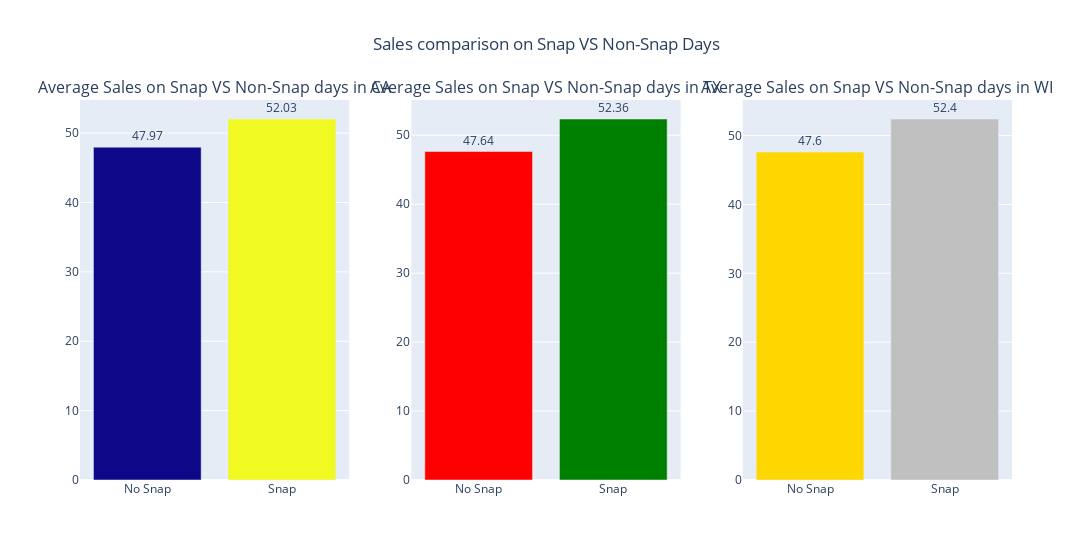

The code cell stored with this chart in its notebook:
### Markdown cell above
Observation:

When there were 2 events on a day the sales happened are little high than days when there were no events.
But on the contrary, when there were 1 event, the sales happened were little less than days when there were no events.

### Code cell
# https://stackoverflow.com/a/28238656

# We are picking only the snap features from the cal csv and d for merging with sales csv
#d = cal[['snap_CA','snap_TX','snap_WI','d']]
temp = sales[['snap_CA','snap_TX','snap_WI','total_sales']]
#temp.set_index('d', inplace=True)

# We are then replacing 0s and 1s with No snap and Snap on all the 3 snap columns.
temp['snap_CA'] = temp['snap_CA'].apply(lambda x: "No Snap" if x==0 else "Snap")
temp['snap_TX'] = temp['snap_TX'].apply(lambda x: "No Snap" if x==0 else "Snap")
temp['snap_WI'] = temp['snap_WI'].apply(lambda x: "No Snap" if x==0 else "Snap")

# We are then creating a subplot with 1 row and 3 columns, and giving a title for each subplot.
fig = make_subplots(rows=1, cols=3, subplot_titles=('Average Sales on Snap VS Non-Snap days in CA', \
                                                    'Average Sales on Snap VS Non-Snap days in TX', \
                                                    'Average Sales on Snap VS Non-Snap days in WI'))

"""We are then grouping with snap feature for every state and taking it's mean to give avg. sale of every product for snap and no snap days, 
hence taking mean again to get the avg. sales on total during the snap and non-snap days. Then from the mean value we are computing it's percent of sales.
Then we are creating a bar plot and adding it to the fig for all the states."""

temp1 = temp.groupby('snap_CA').mean().mean(axis=1).sort_values()
y = [np.round(i/temp1.sum()*100, 2) for i in temp1.values]

# We are passing name parameter with empty string to remove hover which says the trance number.
fig.add_trace(go.Bar(x=temp1.index, y=y, text=y, name = "", marker=dict(color=[1,2])))

temp1 = temp.groupby('snap_TX').mean().mean(axis=1).sort_values()
y = [np.round(i/temp1.sum()*100, 2) for i in temp1.values]

fig.add_trace(go.Bar(x=temp1.index, y=y, text=y,name = "", marker=dict(color=['red', 'green'])), 1,2)

temp1 = temp.groupby('snap_WI').mean().mean(axis=1).sort_values()
y = [np.round(i/temp1.sum()*100, 2) for i in temp1.values]

fig.add_trace(go.Bar(x=temp1.index, y=y, text=y, name = "", marker=dict(color=['gold','silver'])),1,3)

fig.update_traces(hovertemplate='Total Sales: %{y}',textposition='outside')
fig.update_layout(showlegend=False, title_text="Sales comparison on Snap VS Non-Snap Days", title_x=0.5, width =1300)

### Figure 1 — Plotly figure (JSON) as saved in the notebook; plotly's stock layout.template omitted (floating-point values rounded to 4 significant figures)
{"data": [{"hovertemplate": "Total Sales: %{y}", "marker": {"color": [1, 2]}, "name": "", "text": ["47.97", "52.03"], "textposition": "outside", "type": "bar", "x": ["No Snap", "Snap"], "y": [47.97, 52.03]}, {"hovertemplate": "Total Sales: %{y}", "marker": {"color": ["red", "green"]}, "name": "", "text": ["47.64", "52.36"], "textposition": "outside", "type": "bar", "x": ["No Snap", "Snap"], "xaxis": "x2", "y": [47.64, 52.36], "yaxis": "y2"}, {"hovertemplate": "Total Sales: %{y}", "marker": {"color": ["gold", "silver"]}, "name": "", "text": ["47.6", "52.4"], "textposition": "outside", "type": "bar", "x": ["No Snap", "Snap"], "xaxis": "x3", "y": [47.6, 52.4], "yaxis": "y3"}], "layout": {"annotations": [{"font": {"size": 16}, "showarrow": false, "text": "Average Sales on Snap VS Non-Snap days in CA", "x": 0.1444, "xanchor": "center", "xref": "paper", "y": 1, "yanchor": "bottom", "yref": "paper"}, {"font": {"size": 16}, "showarrow": false, "text": "Average Sales on Snap VS Non-Snap days in TX", "x": 0.5, "xanchor": "center", "xref": "paper", "y": 1, "yanchor": "bottom", "yref": "paper"}, {"font": {"size": 16}, "showarrow": false, "text": "Average Sales on Snap VS Non-Snap days in WI", "x": 0.8556, "xanchor": "center", "xref": "paper", "y": 1, "yanchor": "bottom", "yref": "paper"}], "showlegend": false, "title": {"text": "Sales comparison on Snap VS Non-Snap Days", "x": 0.5}, "width": 1300, "xaxis": {"anchor": "y", "domain": [0, 0.2889]}, "xaxis2": {"anchor": "y2", "domain": [0.3556, 0.6444]}, "xaxis3": {"anchor": "y3", "domain": [0.7111, 1]}, "yaxis": {"anchor": "x", "domain": [0, 1]}, "yaxis2": {"anchor": "x2", "domain": [0, 1]}, "yaxis3": {"anchor": "x3", "domain": [0, 1]}}}
